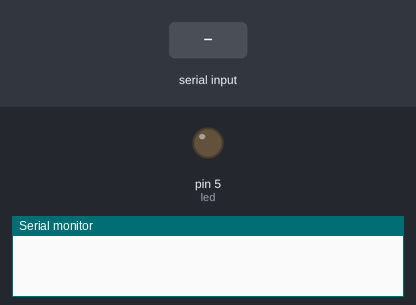
Bench run of a sketch on a simulated Arduino Uno, built with avr-gcc and run on an emulated ATmega328P. On the bench: output pins drawn as LEDs (lit = HIGH), the last lines printed to the serial monitor. The inputs (shaded band) are chosen by the test bench.

Above: at 1.2 s.
1.3 s: "1" received over Serial
At 2.1 s:
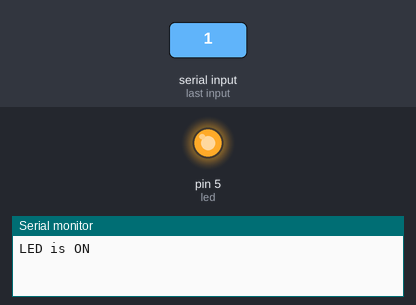
2.8 s: "0" received over Serial
At 3.2 s:
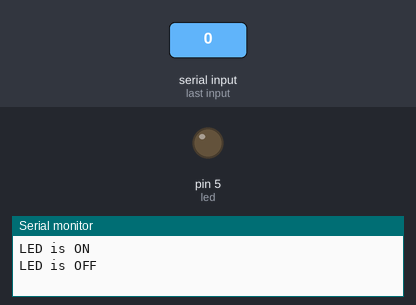
Timing chart, 0 to 5.8 s (numbered marks = the images above; inputs shaded):
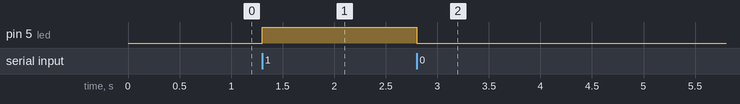

Measured:
- after the input at 1.3 s, pin 5 (led): LOW → HIGH at once
- after the input at 2.8 s, pin 5 (led): HIGH → LOW at once

The sketch:

SerialCommunication.ino
```cpp
//Program to control LED through Serial comm
//LED connected to Pin 5
int led = 5;
//initialise character for storing data from computer
char data;

void setup() {
  //intialise Serial comm at 9600 baud rate
  Serial.begin(9600);
  //initialise pin 5 as output
  pinMode(led, OUTPUT);
}

void loop() {
  //check if data has been received in the serial buffer
  if (Serial.available() > 0)
  {
    // then read the serial buffer and store in a variable
    data = Serial.read();
    //if the character received is 1, then turn ON the LED
    //else if the character received in 0, the tirn OFF the LED
    if (data == '1')
    {
      digitalWrite(led, HIGH);
      Serial.println("LED is ON");
    }
    else if (data == '0')
    {
      digitalWrite(led, LOW);
      Serial.println("LED is OFF");
    }
  }
}
```
